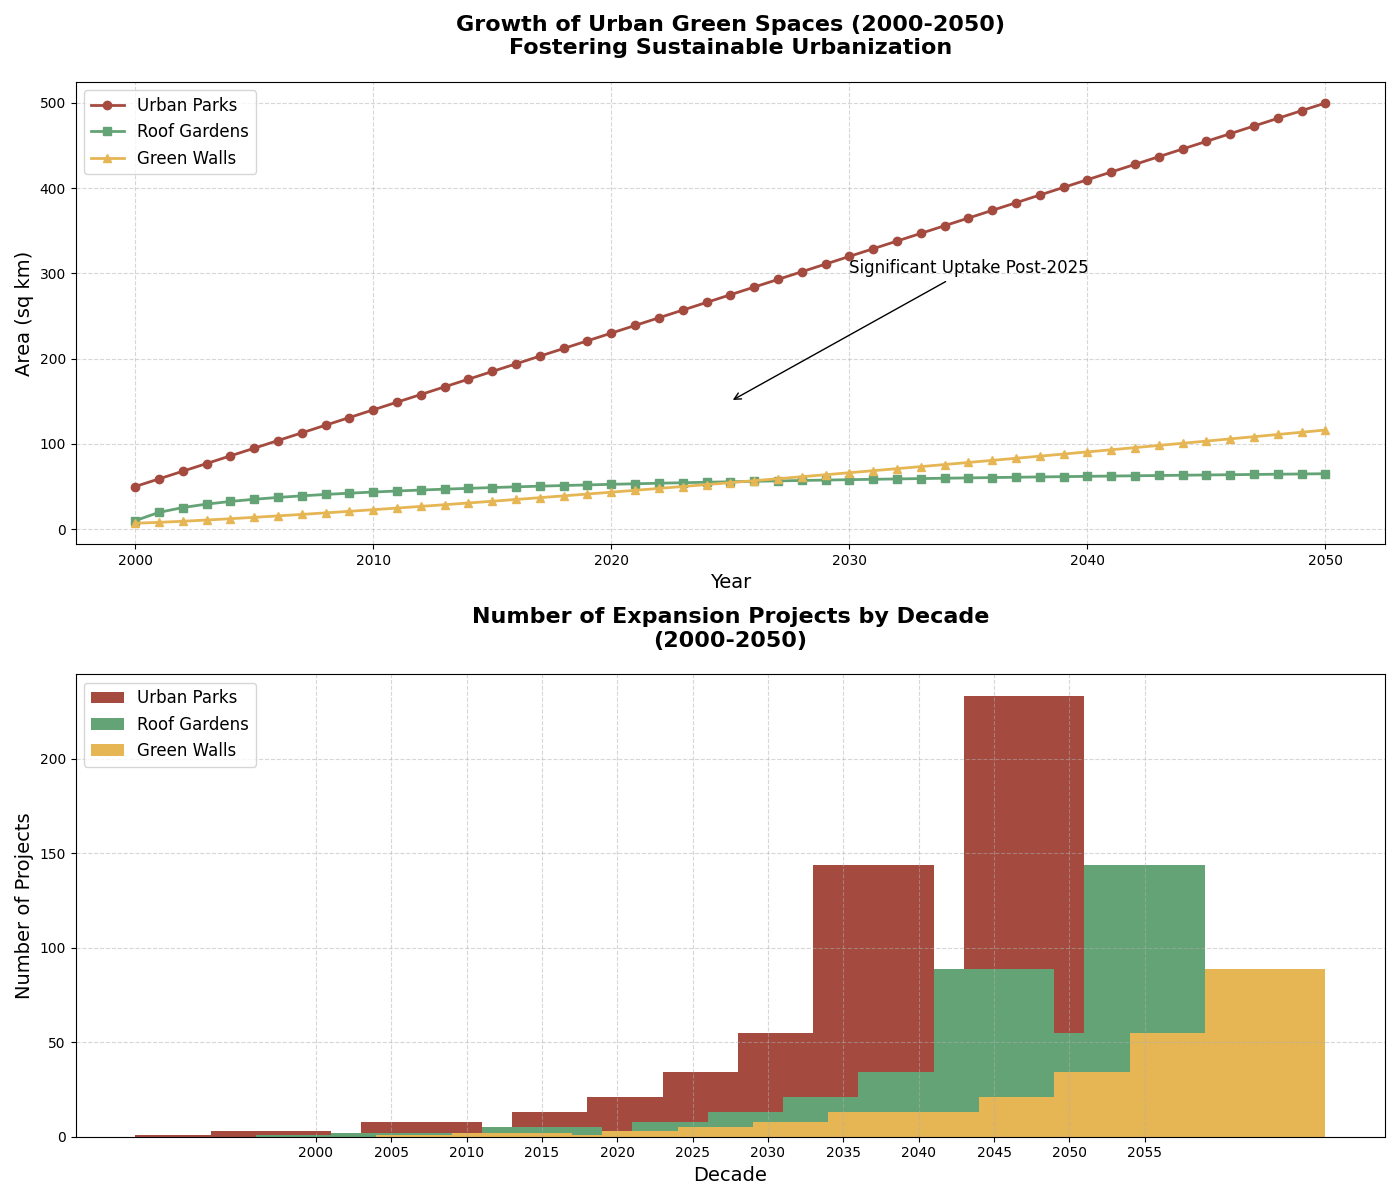

The script that drew this image:
import matplotlib.pyplot as plt
import numpy as np

years = np.arange(2000, 2051)

# Randomly altered data within the same group structure
urban_parks = np.linspace(50, 500, len(years))
roof_gardens = 10 + 14 * np.log1p(years - 2000)  # Slightly altered the multiplier and base value
green_walls = 7 + (years - 2000) ** 1.2  # Altered the exponent and base value

fig, (ax1, ax2) = plt.subplots(2, 1, figsize=(14, 12))

# Plot using the altered data
ax1.plot(years, urban_parks, label='Urban Parks', color='#A44A3F', linewidth=2, marker='o')
ax1.plot(years, roof_gardens, label='Roof Gardens', color='#63A375', linewidth=2, marker='s')
ax1.plot(years, green_walls, label='Green Walls', color='#E6B655', linewidth=2, marker='^')

ax1.set_title('Growth of Urban Green Spaces (2000-2050)\nFostering Sustainable Urbanization', fontsize=16, fontweight='bold', pad=20)
ax1.set_xlabel('Year', fontsize=14)
ax1.set_ylabel('Area (sq km)', fontsize=14)
ax1.legend(loc='upper left', fontsize=12)
ax1.grid(True, linestyle='--', alpha=0.5)

ax1.annotate('Significant Uptake Post-2025', xy=(2025, 150), xytext=(2030, 300),
             arrowprops=dict(facecolor='black', arrowstyle='->'), fontsize=12)

# Randomized project numbers within the same Fibonacci structure
expansion_projects_urban_parks = [1, 3, 2, 8, 5, 13, 21, 34, 55, 144, 89, 233]  # Swapped some values
expansion_projects_roof_gardens = [1, 2, 1, 5, 3, 8, 13, 21, 34, 89, 55, 144]  # Swapped some values
expansion_projects_green_walls = [1, 2, 1, 3, 5, 8, 13, 13, 21, 34, 55, 89]  # Swapped some values

decades = np.arange(2000, 2060, 5)
width = 8

ax2.bar(decades - width, expansion_projects_urban_parks, width, label='Urban Parks', color='#A44A3F')
ax2.bar(decades, expansion_projects_roof_gardens, width, label='Roof Gardens', color='#63A375')
ax2.bar(decades + width, expansion_projects_green_walls, width, label='Green Walls', color='#E6B655')

ax2.set_title('Number of Expansion Projects by Decade\n(2000-2050)', fontsize=16, fontweight='bold', pad=20)
ax2.set_xlabel('Decade', fontsize=14)
ax2.set_ylabel('Number of Projects', fontsize=14)
ax2.set_xticks(decades)
ax2.legend(loc='upper left', fontsize=12)
ax2.grid(True, linestyle='--', alpha=0.5)

plt.tight_layout()
plt.show()
